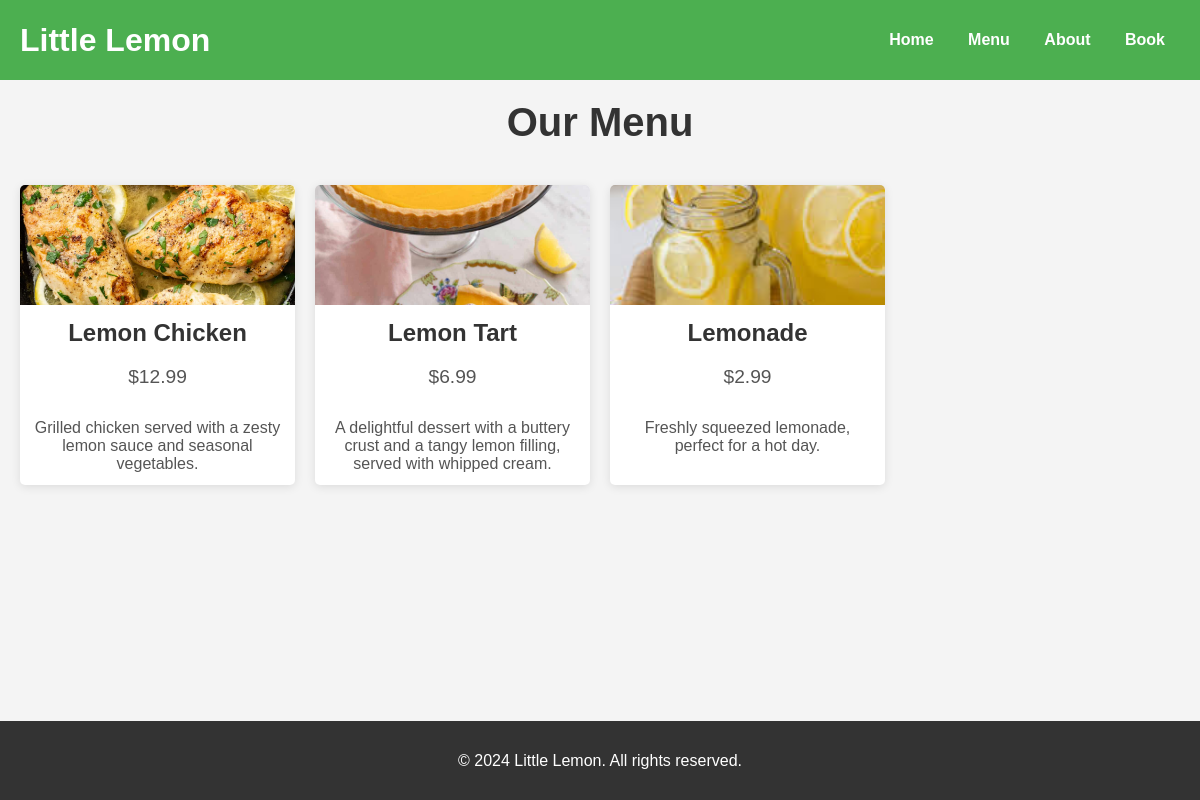
The app's page /menu/ with its own data.
### menu/models.py (models this page shows, shortened)
class MenuItem(models.Model):
    name = models.CharField(max_length=100)
    price = models.DecimalField(max_digits=6, decimal_places=2)
    description = models.TextField()
    image = models.ImageField(upload_to="menu_images/", blank=True, null=True)

### menu/views.py (the view)
# urls.py: path("", include("menu.urls")),
def menu(request):
    menu_items = MenuItem.objects.all().order_by("name")
    return render(request, "menu.html", {"menu_items": menu_items})

### menu/templates/menu.html (shortened to what this page needs)
<!DOCTYPE html>
<html lang="en">
<head>
    {% load static %}
    <link rel="stylesheet" href="{% static 'css/styles.css' %}">
</head>
<body>
    <header>
        <div class="container">
            <div class="logo">
                <h1>Little Lemon</h1>
            </div>
            <nav>
                <ul>
                    <li><a href="/">Home</a></li>
                    <li><a href="/menu/">Menu</a></li>
                    <li><a href="/about/">About</a></li>
                    <li><a href="/book/">Book</a></li>
                </ul>
            </nav>
        </div>
    </header>
    <main>
        <h2 class="menu-title">Our Menu</h2>
        <div class="menu-items">
            {% for item in menu_items %}
                <div class="menu-item">
                    <a href="{% url 'menu_item' item.id %}">
                        <img src="{{ item.image.url }}" alt="{{ item.name }}">
                        <h3>{{ item.name }}</h3>
                        <p class="price">${{ item.price }}</p>
                        <p>{{ item.description }}</p>
                    </a>
                </div>
            {% endfor %}
        </div>
    </main>
    <footer>
        <p>&copy; 2024 Little Lemon. All rights reserved.</p>
    </footer>
</body>
</html>

### menu/static/css/styles.css (style rules this page uses)
body { font-family: Arial, sans-serif; margin: 0; padding: 0; background-color: #f4f4f4; color: #333; }
header { background-color: #4CAF50; color: white; padding: 15px 0; }
.container { display: flex; justify-content: space-between; align-items: center; max-width: 1200px; margin: 0 auto; padding: 0 20px; }
.logo { font-size: 2em; }
.logo h1 { font-size: 1em; margin: 0; padding: 0; }
nav ul { list-style-type: none; padding: 0; }
nav ul li { display: inline; margin: 0 15px; }
nav ul li a { color: white; text-decoration: none; font-weight: bold; }
footer { text-align: center; padding: 15px 0; background-color: #333; color: white; position: relative; bottom: 0; width: 100%; }
.menu-title { text-align: center; font-size: 2.5em; margin: 20px 0; }
.menu-items { display: grid; grid-template-columns: repeat(auto-fill, minmax(250px, 1fr)); gap: 20px; padding: 20px; min-height: 64.5vh; }
.menu-item { background-color: white; border-radius: 5px; box-shadow: 0 2px 10px rgba(0, 0, 0, 0.1); overflow: hidden; text-align: center; height: 300px; transition: background-color .3s ease-in-out; }
.menu-item img { width: 100%; height: 40%; object-fit: cover; object-position: center; }
.menu-item h3 { margin: 10px 0; font-size: 1.5em; }
.price { font-size: 1.2em; color: #4CAF50; margin-bottom: 10px; }
.menu-item p { padding: 0 10px 15px; color: #555; }
.menu-item a { text-decoration: none; color: inherit; }

### records on screen
MenuItem: image (picture), name "Lemon Chicken", price "12.99", description "Grilled chicken served with a zesty lemon sauce and seasonal vegetables."
MenuItem: image (picture), name "Lemon Tart", price "6.99", description "A delightful dessert with a buttery crust and a tangy lemon filling, served with whipped cream."
MenuItem: image (picture), name "Lemonade", price "2.99", description "Freshly squeezed lemonade, perfect for a hot day."
